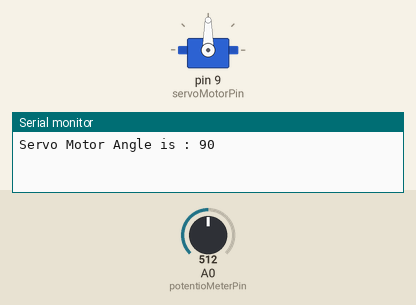
A sketch run on a simulated Arduino Uno, built with avr-gcc and run on an emulated ATmega328P. Parts: servo, the last lines printed to the serial monitor. Inputs (shaded band) come from the test bench; at power-on: A0 (potentioMeterPin) = 512.

Above: at 1.2 s.
1.3 s: A0 (potentioMeterPin) set to 716
At 1.7 s:
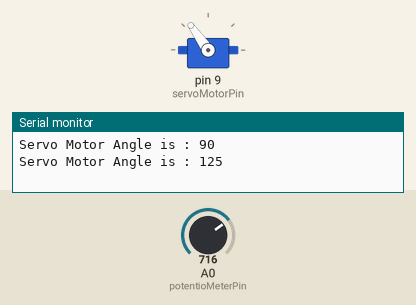
2.8 s: A0 (potentioMeterPin) set to 900
At 3.9 s:
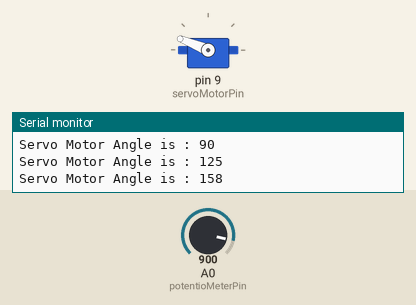
4.3 s: A0 (potentioMeterPin) set to 1023
At 5.0 s:
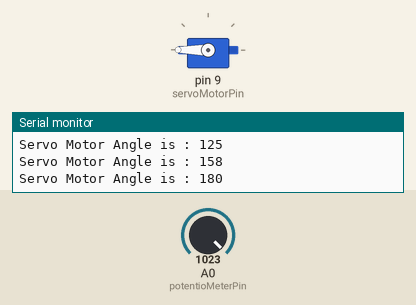
5.8 s: A0 (potentioMeterPin) set to 306
At 7.0 s:
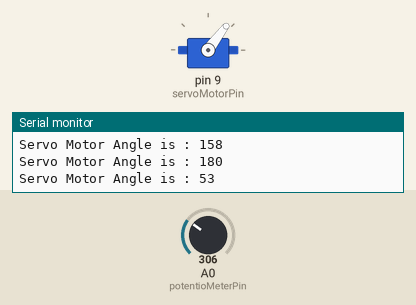
7.3 s: A0 (potentioMeterPin) set to 122
At 8.2 s:
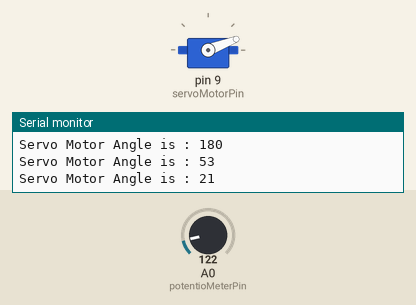
8.8 s: A0 (potentioMeterPin) set to 0
At 9.3 s:
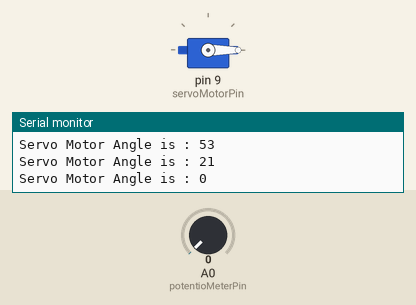
Timing chart, 0 to 11.3 s (numbered marks = the images above; inputs shaded):
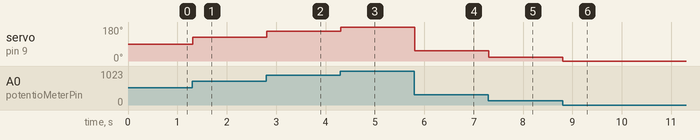

The sketch:

ServoMotor.ino
```cpp
#include <Servo.h>
Servo motor1;

int servoMotorPin = 9;
int potentioMeterPin = 0;

int motorAngle;
int motorAngleOld;

int value=0;

void setup() {
motor1.attach(servoMotorPin, 600, 2400);
 Serial.begin(9600);

}

void loop() {

  int potentioMeter = analogRead(potentioMeterPin);

  motorAngle = map(potentioMeter, 0, 1023, 0, 180);

  motor1.write(motorAngle);

  if(motorAngle != motorAngleOld) {
    Serial.print("Servo Motor Angle is : ");
    Serial.println(motorAngle);
  }

  motorAngleOld = motorAngle;

  delay(20);

}
```

Measured:
- after the input at 1.3 s, servo on pin 9 (servoMotorPin): 90° → 125° at once
- after the input at 2.8 s, servo on pin 9 (servoMotorPin): 125° → 158° at once
- after the input at 4.3 s, servo on pin 9 (servoMotorPin): 158° → 180° at once
- after the input at 5.8 s, servo on pin 9 (servoMotorPin): 180° → 53° at once
- after the input at 7.3 s, servo on pin 9 (servoMotorPin): 53° → 21° at once
- after the input at 8.8 s, servo on pin 9 (servoMotorPin): 21° → 0° at once
